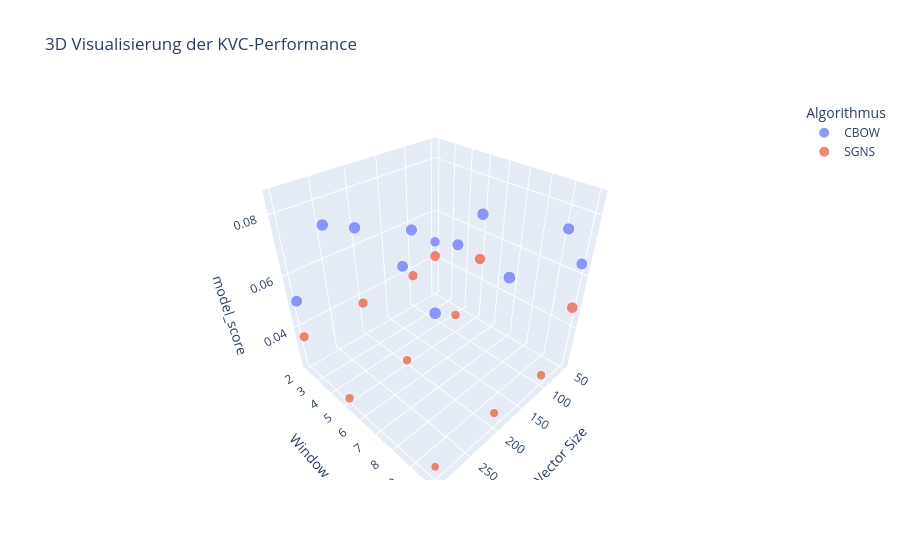
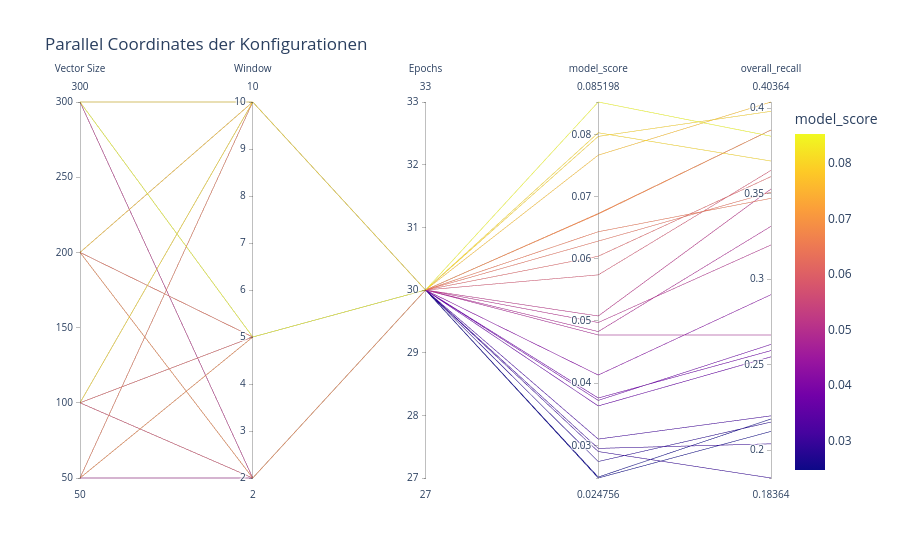
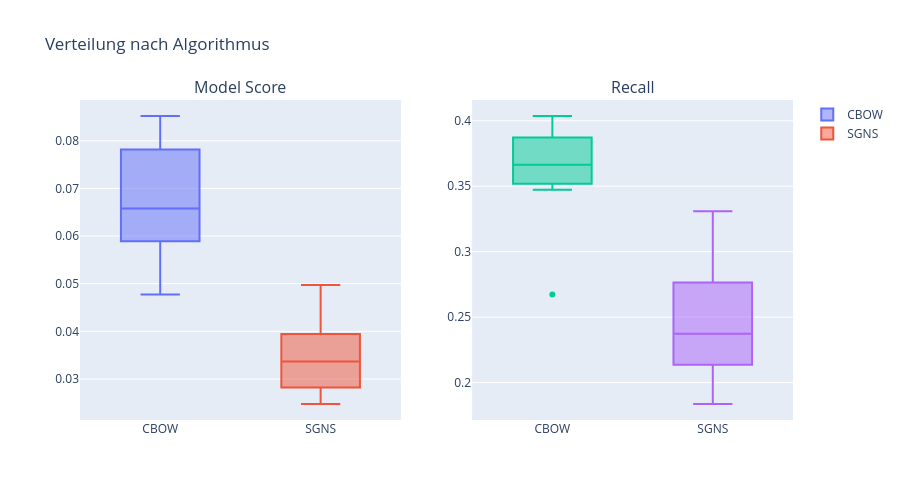

The code cell stored with these charts, in order, in its notebook:
### Code cell
import plotly.express as px
import plotly.graph_objects as go
from plotly.subplots import make_subplots

def create_interactive_dashboard(df):
    # 3D Scatter Plot
    fig = px.scatter_3d(df, x='Vector Size', y='Window', z='model_score',
                       color='Algorithmus', size='overall_recall',
                       hover_data=['Epochs', 'Negative Sampling', 'total_found_values'],
                       title='3D Visualisierung der KVC-Performance')
    fig.show()
    
    # Parallel Coordinates für Parameter
    fig = px.parallel_coordinates(df,
                                 dimensions=['Vector Size', 'Window', 'Epochs', 
                                           'model_score', 'overall_recall'],
                                 color='model_score',
                                 title='Parallel Coordinates der Konfigurationen')
    fig.show()
    
    # Boxplots nach Algorithmus
    fig = make_subplots(rows=1, cols=2, subplot_titles=('Model Score', 'Recall'))
    
    for i, metric in enumerate(['model_score', 'overall_recall']):
        for algo in df['Algorithmus'].unique():
            subset = df[df['Algorithmus'] == algo][metric]
            fig.add_trace(
                go.Box(y=subset, name=algo, showlegend=(i==0)),
                row=1, col=i+1
            )
    
    fig.update_layout(height=500, title_text="Verteilung nach Algorithmus")
    fig.show()

create_interactive_dashboard(df)

### Figure 1 — Plotly figure (JSON) as saved in the notebook; plotly's stock layout.template omitted (floating-point values rounded to 4 significant figures)
{"data": [{"customdata": [[30, 5, 147], [30, 5, 213], [30, 5, 191], [30, 5, 200], [30, 5, 198], [30, 5, 203], [30, 5, 213], [30, 5, 193], [30, 5, 222], [30, 5, 194], [30, 5, 211], [30, 5, 219]], "hovertemplate": "Algorithmus=CBOW<br>Vector Size=%{x}<br>Window=%{y}<br>model_score=%{z}<br>overall_recall=%{marker.size}<br>Epochs=%{customdata[0]}<br>Negative Sampling=%{customdata[1]}<br>total_found_values=%{customdata[2]}<extra></extra>", "legendgroup": "CBOW", "marker": {"color": "#636efa", "size": [0.2673, 0.3873, 0.3473, 0.3636, 0.36, 0.3691, 0.3873, 0.3509, 0.4036, 0.3527, 0.3836, 0.3982], "sizemode": "area", "sizeref": 0.001009, "symbol": "circle"}, "mode": "markers", "name": "CBOW", "scene": "scene", "showlegend": true, "type": "scatter3d", "x": [50, 50, 50, 100, 100, 100, 200, 200, 200, 300, 300, 300], "y": [2, 5, 10, 2, 5, 10, 2, 5, 10, 2, 5, 10], "z": [0.04775, 0.06728, 0.06434, 0.05741, 0.0604, 0.08025, 0.06719, 0.06284, 0.07665, 0.0508, 0.0852, 0.07967]}, {"customdata": [[30, 5, 160], [30, 5, 176], [30, 5, 182], [30, 5, 142], [30, 5, 121], [30, 5, 119], [30, 5, 144], [30, 5, 116], [30, 5, 112], [30, 5, 140], [30, 5, 120], [30, 5, 101]], "hovertemplate": "Algorithmus=SGNS<br>Vector Size=%{x}<br>Window=%{y}<br>model_score=%{z}<br>overall_recall=%{marker.size}<br>Epochs=%{customdata[0]}<br>Negative Sampling=%{customdata[1]}<br>total_found_values=%{customdata[2]}<extra></extra>", "legendgroup": "SGNS", "marker": {"color": "#EF553B", "size": [0.2909, 0.32, 0.3309, 0.2582, 0.22, 0.2164, 0.2618, 0.2109, 0.2036, 0.2545, 0.2182, 0.1836], "sizemode": "area", "sizeref": 0.001009, "symbol": "circle"}, "mode": "markers", "name": "SGNS", "scene": "scene", "showlegend": true, "type": "scatter3d", "x": [50, 50, 50, 100, 100, 100, 200, 200, 200, 300, 300, 300], "y": [2, 5, 10, 2, 5, 10, 2, 5, 10, 2, 5, 10], "z": [0.04131, 0.04975, 0.04829, 0.03761, 0.03101, 0.02741, 0.03723, 0.02476, 0.02952, 0.03634, 0.02491, 0.02901]}], "layout": {"legend": {"itemsizing": "constant", "title": {"text": "Algorithmus"}, "tracegroupgap": 0}, "scene": {"domain": {"x": [0, 1], "y": [0, 1]}, "xaxis": {"title": {"text": "Vector Size"}}, "yaxis": {"title": {"text": "Window"}}, "zaxis": {"title": {"text": "model_score"}}}, "title": {"text": "3D Visualisierung der KVC-Performance"}}}

### Figure 2 — Plotly figure (JSON) as saved in the notebook; plotly's stock layout.template omitted (floating-point values rounded to 4 significant figures)
{"data": [{"dimensions": [{"label": "Vector Size", "values": [50, 50, 50, 50, 50, 50, 100, 100, 100, 100, 100, 100, 200, 200, 200, 200, 200, 200, 300, 300, 300, 300, 300, 300]}, {"label": "Window", "values": [2, 2, 5, 5, 10, 10, 2, 2, 5, 5, 10, 10, 2, 2, 5, 5, 10, 10, 2, 2, 5, 5, 10, 10]}, {"label": "Epochs", "values": [30, 30, 30, 30, 30, 30, 30, 30, 30, 30, 30, 30, 30, 30, 30, 30, 30, 30, 30, 30, 30, 30, 30, 30]}, {"label": "model_score", "values": [0.04775, 0.04131, 0.06728, 0.04975, 0.06434, 0.04829, 0.05741, 0.03761, 0.0604, 0.03101, 0.08025, 0.02741, 0.06719, 0.03723, 0.06284, 0.02476, 0.07665, 0.02952, 0.0508, 0.03634, 0.0852, 0.02491, 0.07967, 0.02901]}, {"label": "overall_recall", "values": [0.2673, 0.2909, 0.3873, 0.32, 0.3473, 0.3309, 0.3636, 0.2582, 0.36, 0.22, 0.3691, 0.2164, 0.3873, 0.2618, 0.3509, 0.2109, 0.4036, 0.2036, 0.3527, 0.2545, 0.3836, 0.2182, 0.3982, 0.1836]}], "domain": {"x": [0, 1], "y": [0, 1]}, "line": {"color": [0.04775, 0.04131, 0.06728, 0.04975, 0.06434, 0.04829, 0.05741, 0.03761, 0.0604, 0.03101, 0.08025, 0.02741, 0.06719, 0.03723, 0.06284, 0.02476, 0.07665, 0.02952, 0.0508, 0.03634, 0.0852, 0.02491, 0.07967, 0.02901], "coloraxis": "coloraxis"}, "name": "", "type": "parcoords"}], "layout": {"coloraxis": {"colorbar": {"title": {"text": "model_score"}}, "colorscale": [[0, "#0d0887"], [0.1111, "#46039f"], [0.2222, "#7201a8"], [0.3333, "#9c179e"], [0.4444, "#bd3786"], [0.5556, "#d8576b"], [0.6667, "#ed7953"], [0.7778, "#fb9f3a"], [0.8889, "#fdca26"], [1, "#f0f921"]]}, "legend": {"tracegroupgap": 0}, "title": {"text": "Parallel Coordinates der Konfigurationen"}}}

### Figure 3 — Plotly figure (JSON) as saved in the notebook; plotly's stock layout.template omitted (floating-point values rounded to 4 significant figures)
{"data": [{"name": "CBOW", "showlegend": true, "type": "box", "xaxis": "x", "y": [0.04775, 0.06728, 0.06434, 0.05741, 0.0604, 0.08025, 0.06719, 0.06284, 0.07665, 0.0508, 0.0852, 0.07967], "yaxis": "y"}, {"name": "SGNS", "showlegend": true, "type": "box", "xaxis": "x", "y": [0.04131, 0.04975, 0.04829, 0.03761, 0.03101, 0.02741, 0.03723, 0.02476, 0.02952, 0.03634, 0.02491, 0.02901], "yaxis": "y"}, {"name": "CBOW", "showlegend": false, "type": "box", "xaxis": "x2", "y": [0.2673, 0.3873, 0.3473, 0.3636, 0.36, 0.3691, 0.3873, 0.3509, 0.4036, 0.3527, 0.3836, 0.3982], "yaxis": "y2"}, {"name": "SGNS", "showlegend": false, "type": "box", "xaxis": "x2", "y": [0.2909, 0.32, 0.3309, 0.2582, 0.22, 0.2164, 0.2618, 0.2109, 0.2036, 0.2545, 0.2182, 0.1836], "yaxis": "y2"}], "layout": {"annotations": [{"font": {"size": 16}, "showarrow": false, "text": "Model Score", "x": 0.225, "xanchor": "center", "xref": "paper", "y": 1, "yanchor": "bottom", "yref": "paper"}, {"font": {"size": 16}, "showarrow": false, "text": "Recall", "x": 0.775, "xanchor": "center", "xref": "paper", "y": 1, "yanchor": "bottom", "yref": "paper"}], "height": 500, "title": {"text": "Verteilung nach Algorithmus"}, "xaxis": {"anchor": "y", "domain": [0, 0.45]}, "xaxis2": {"anchor": "y2", "domain": [0.55, 1]}, "yaxis": {"anchor": "x", "domain": [0, 1]}, "yaxis2": {"anchor": "x2", "domain": [0, 1]}}}
